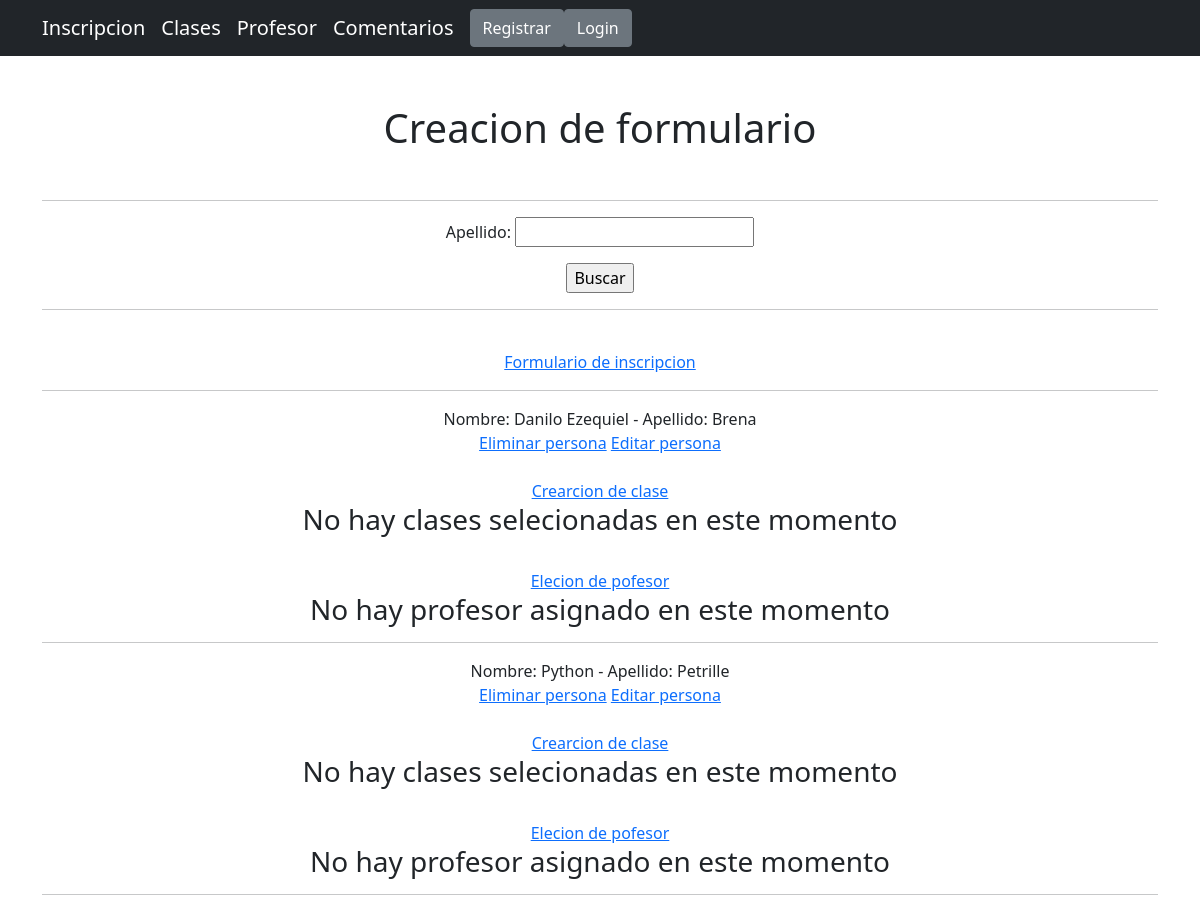
/natacion/personas, run on an earlier commit of the app's database.
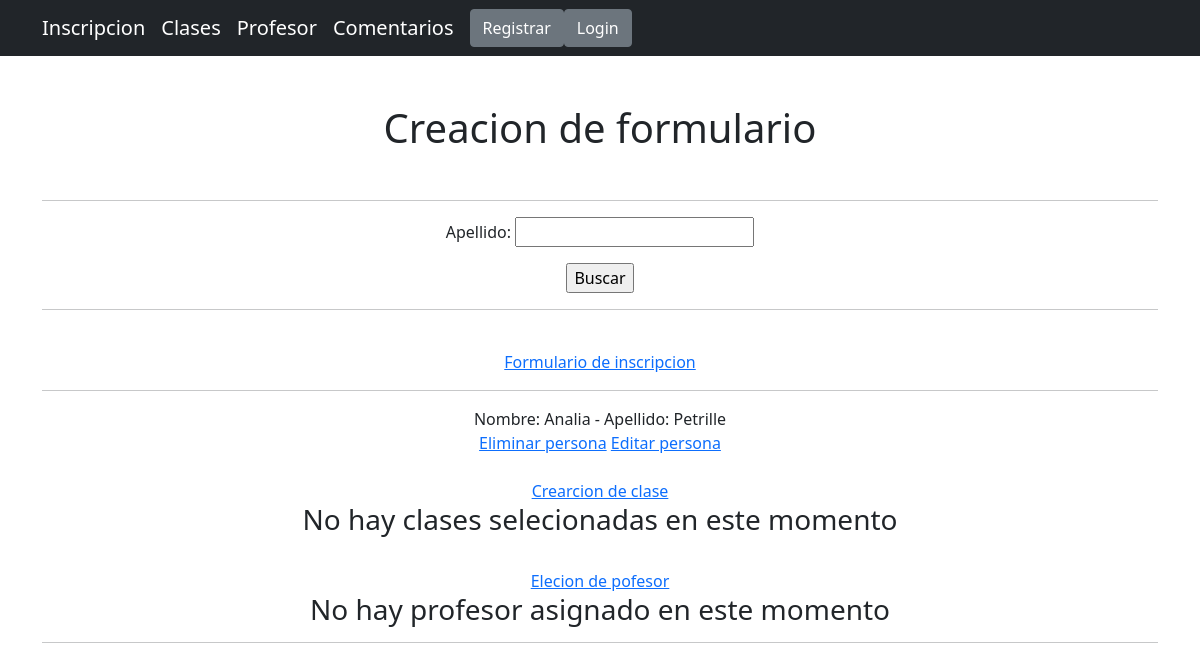
And on a later commit of the database.
### InscripcionNatacion/models.py (models this page shows, shortened)
class DatosPersona(models.Model):
    persona = models.IntegerField(choices=personas)
    nombre = models.CharField(max_length=30)
    apellido = models.CharField(max_length=30, unique=True)
    edad = models.IntegerField()
    email = models.EmailField()
    genero = models.IntegerField(choices=genero)
    numero_documento = models.IntegerField()

### InscripcionNatacion/views.py (the view)
# urls.py: path('personas', personas, name='INPersonas'),
def personas(request):
    all_personas = DatosPersona.objects.all()
    context = {
        "personas": all_personas,
        "busqueda_form_personas": BuscarPersonaForm(),
    }
    return render(request, "InscripcionNatacion/personas.html", context=context)

### InscripcionNatacion/forms.py
class BuscarPersonaForm(forms.Form):
    apellido = forms.CharField(min_length=3, max_length=40)

### Templates/InscripcionNatacion/personas.html (shortened to what this page needs)
{% extends "base.html" %}
{% block cambia_contenido %}
    <h1>Creacion de formulario</h1>
    <br><hr>
    <form action="{% url 'INBuscarPersonas' %}">
        {{ busqueda_form_personas.as_p }}
        <input type="submit" value="Buscar">
    </form>
    <hr><br>
    <a href="{% url 'INCrearPersona' %}">Formulario de inscripcion</a>
    <hr>
    {% if personas %}
        {% for persona in personas %}
            <div>
                Nombre: {{ persona.nombre }} - Apellido: {{ persona.apellido }}
                <br>
                <a href="{% url 'INEliminarPersona' persona.apellido %}">Eliminar persona</a>
                <a href="{% url 'INEditarPersona' persona.apellido %}">Editar persona</a>
                <br><br>
                <a href="{% url 'INCrearClase' %}">Crearcion de clase</a>
                {% if clases %}
                    {% for clase in clases %}
                        <div>
                            Sus clases son los dias {{ clase.dia }} a las {{ clase.horario }} hs.
                            <br>
                            <a href="{% url 'INEliminarClase' clase.dia %}">Eliminar clase</a>
                            <a href="{% url 'INEditarClase' clase.dia %}">Cambiar clase</a>
                        </div>
                    {% endfor %}
                {% else %}
                    <h3>No hay clases selecionadas en este momento</h3>
                {% endif %}
                <br>
                <a href="{% url 'INCrearProfesor' %}">Elecion de pofesor</a>
                {% if profesores %}
                    {% for profesor in profesores %}
                        <div>
                            Sus profesor es {{ profesor.nombre_profe }} {{ profesor.apellido_profe }}.
                            <br>
                            <a href="{% url 'INEliminarProfesor' profesor.nombre_profe %}">Eliminar profesor</a>
                            <a href="{% url 'INEditarProfesor' profesor.nombre_profe %}">Cambiar profesor</a>
                        </div>
                    {% endfor %}
                {% else %}
                    <h3>No hay profesor asignado en este momento</h3>
                {% endif %}
            </div>
            <hr>
        {% endfor %}
    {% else %}
        <h3>No hay datos en este momento, esta en desarrollo</h3>
    {% endif %}
{% endblock %}

What changed in the data, as far as the page shows it:
removed DatosPersona: nombre "Python", apellido "Petrille"
changed DatosPersona: nombre "Danilo Ezequiel" → "Analia"; apellido "Brena" → "Petrille"
